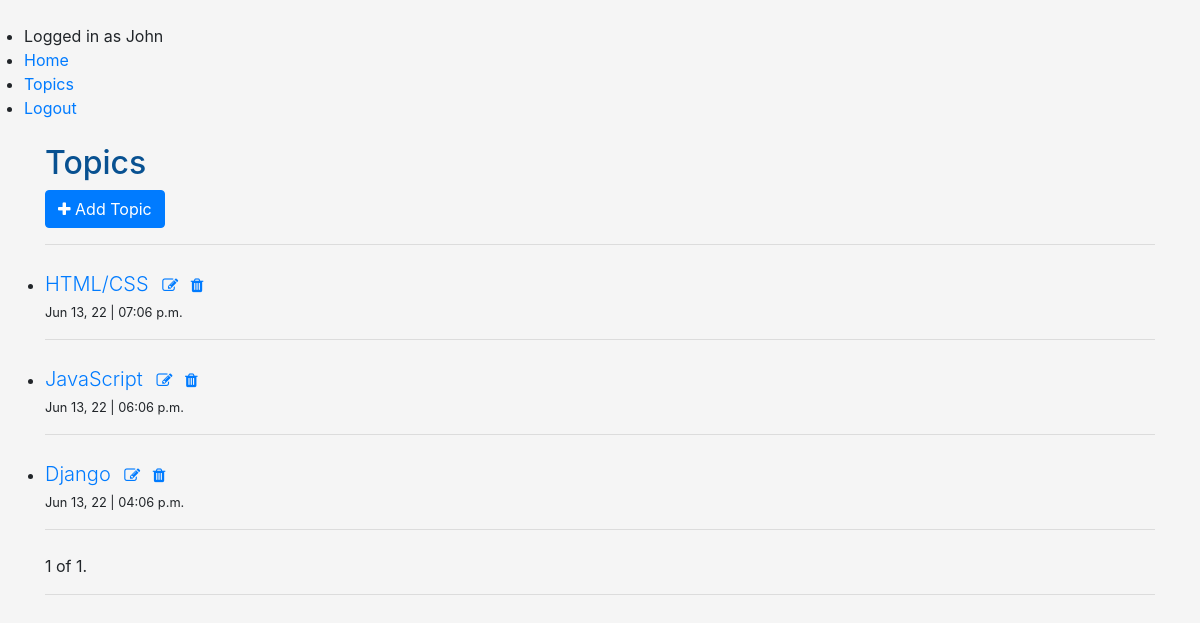
The page /topics/ (signed in) on the database its author committed.
### learning_logs/models.py (models this page shows, shortened)
class Topic(models.Model):
	owner = models.ForeignKey(User, on_delete=models.CASCADE)
	topic_name = models.CharField(max_length=60)
	date_added = models.DateTimeField(auto_now_add=True)
	time_edited = models.DateTimeField(auto_now=True)
	topic_description = models.TextField(max_length=80, blank=True, null=True)
	class Meta:
		ordering = ['-date_added']
	def __str__(self):
		return self.topic_name

### learning_logs/views.py (the view)
# urls.py: path("topics/", views.TopicsList.as_view(), name="topics"),
class TopicsList(LoginRequiredMixin, generic.ListView):
	model = Topic
	template_name = 'learning_logs/topics.html'
	paginate_by = 5
	def get_queryset(self):
		topic_host = Topic.objects.filter(owner=self.request.user)
		return topic_host

### learning_logs/templates/learning_logs/topics.html (shortened to what this page needs)
{% extends 'learning_logs/base.html' %}
{% block content %}
	<h1>Topics </h1>
	<a href="{% url 'add-topic' %}" class="btn btn-primary"> <i class="fa fa-plus"></i> Add Topic</a>
<hr>
	<ul>
		{% for topic in object_list %}
		<li class="my-4">
			<span class="lead"><a href="{% url 'topic-detail' topic.id %}"> {{ topic }}</a> </span>
			<a href="{% url 'update-topic' topic.id %}" class="m-2">
				<i class="fa fa-edit"></i>
			</a>
			<a href="{% url 'delete-topic' topic.id %}">
				<i class="fa fa-trash"></i>
			</a>
			<p><small> {{topic.date_added|date:'M d, y'}} | {{topic.date_added|date:'h:m a'}}</small></p>
			<hr>
		</li>
		{% empty %}
		<li>No topics to show. Add new topics, and they will show here. </li>
		{% endfor %}
	</ul>
		<div class="pagination">
			<span class="step-links">
				<span class="current">
					{{ page_obj.number }} of {{ page_obj.paginator.num_pages }}.
				</span>
			</span>
		</div>
		<hr>
{% endblock content %}

### learning_logs/templates/learning_logs/base.html (shortened to what this page needs)
{% load static %}
<!DOCTYPE html>
<html lang="en">
<head>
	<link rel="stylesheet" href="https://cdnjs.cloudflare.com/ajax/libs/font-awesome/4.7.0/css/font-awesome.min.css">
    <link rel="stylesheet" href="https://maxcdn.bootstrapcdn.com/bootstrap/4.5.2/css/bootstrap.min.css">
	<link rel="stylesheet" href="{% static 'css/main.css' %}">
</head>
<body>
	<header class="m-4">
		<ul class="sidebar-nav">
			<li>{% if user.is_authenticated %} Logged in as {{user.username}} {% else %} Not Logged
				                        In {% endif %}
			</li>
			<li><a href="{% url 'index' %}">Home</a></li>
			<li><a href="{% url 'topics' %}">Topics</a></li>
			{% if user.is_authenticated %}
			<li><a href="{% url 'logout' %}">Logout</a></li>
			{% endif %}
		</ul>
	</header>
	<main class="container">
		{% block content %}
		{% endblock content %}
	</main>
</body>
</html>

### learning_logs/static/css/main.css (style rules this page uses)
body { background: whitesmoke; }
h1 { font-size: xx-large; color: #085191; }
ul { padding: 0; }

### rows shown on the page
Topic: topic_name "HTML/CSS", date_added "Jun 13, 22", date_added "07:06 p.m."
Topic: topic_name "JavaScript", date_added "Jun 13, 22", date_added "06:06 p.m."
Topic: topic_name "Django", date_added "Jun 13, 22", date_added "04:06 p.m."

### other values the page prints
{{ user.username }} "John"
{{ page_obj.number }} "1"
{{ page_obj.paginator.num_pages }} "1"
